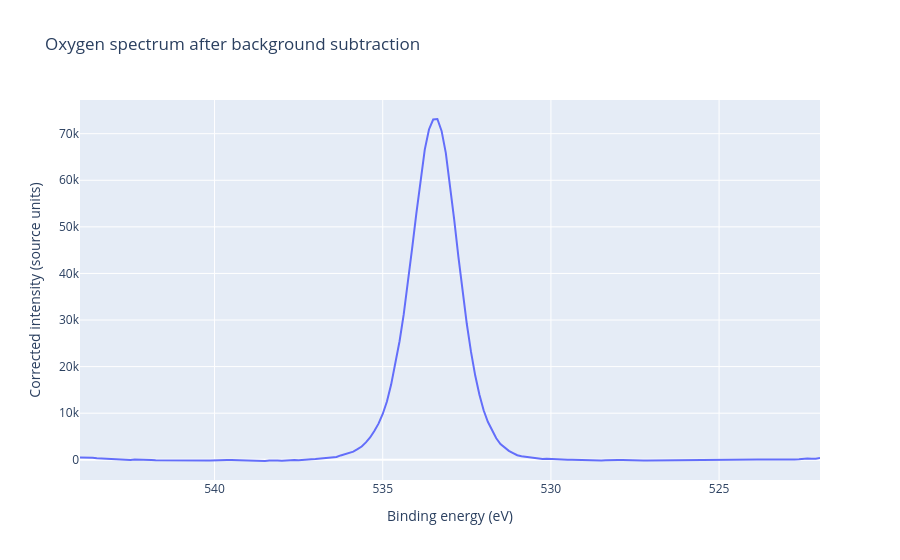

The cell this chart's notebook holds for it:
### Code cell
o_peaks["corrected_intensity"] = o_peaks["intensity"] - o_baseline
o_corrected_fig = px.line(o_peaks, x="energy", y="corrected_intensity", title="Oxygen spectrum after background subtraction", labels={"energy": "Binding energy (eV)", "corrected_intensity": "Corrected intensity (source units)"})
o_corrected_fig.update_xaxes(autorange="reversed")
o_corrected_fig.show()

### Figure 1 — Plotly figure (JSON) as saved in the notebook; plotly's stock layout.template omitted (floating-point values rounded to 4 significant figures; data arrays with more than 128 entries replaced by an {"elided": "..."} marker saying what was removed)
{"data": [{"hovertemplate": "Binding energy (eV)=%{x}<br>Corrected intensity (source units)=%{y}<extra></extra>", "legendgroup": "", "line": {"color": "#636efa", "dash": "solid"}, "marker": {"symbol": "circle"}, "mode": "lines", "name": "", "orientation": "v", "showlegend": false, "type": "scatter", "x": {"elided": "177 float values"}, "xaxis": "x", "y": {"elided": "177 float values"}, "yaxis": "y"}], "layout": {"legend": {"tracegroupgap": 0}, "title": {"text": "Oxygen spectrum after background subtraction"}, "xaxis": {"anchor": "y", "autorange": "reversed", "domain": [0.0, 1.0], "title": {"text": "Binding energy (eV)"}}, "yaxis": {"anchor": "x", "domain": [0.0, 1.0], "title": {"text": "Corrected intensity (source units)"}}}}
